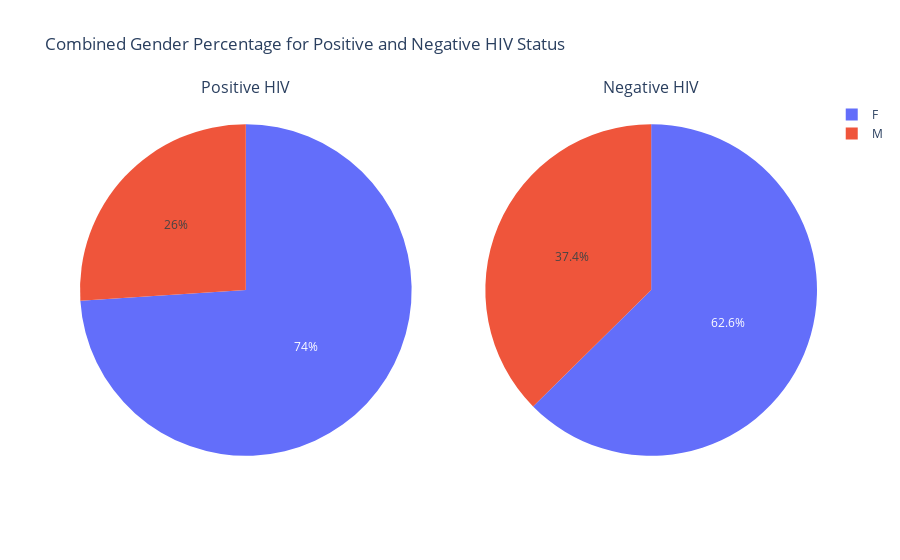

Notebook code for this chart:
### Code cell
# Create the pie chart for positive gender percentages
fig1 = px.pie(pos_gender_count, names='gender', values='percentage', title='Positive HIV')
fig1.update_traces(textposition='inside', textinfo='percent+label')

# Create the pie chart for negative gender percentages
fig2 = px.pie(neg_gender_count, names='gender', values='percentage', title='Negative HIV')
fig2.update_traces(textposition='inside', textinfo='percent+label')

# Create subplots with a 1x2 grid layout
fig = sp.make_subplots(rows=1, cols=2, subplot_titles=['Positive HIV', 'Negative HIV'], specs=[[{'type':'pie'}, {'type':'pie'}]])

# Add the pie charts to the subplots using go.Pie
fig.add_trace(go.Pie(labels=pos_gender_count['gender'], values=pos_gender_count['percentage']), row=1, col=1)
fig.add_trace(go.Pie(labels=neg_gender_count['gender'], values=neg_gender_count['percentage']), row=1, col=2)

# Set the layout for the combined display
fig.update_layout(title_text="Combined Gender Percentage for Positive and Negative HIV Status")
fig.show()

### Figure 1 — Plotly figure (JSON) as saved in the notebook; plotly's stock layout.template omitted (floating-point values rounded to 4 significant figures)
{"data": [{"domain": {"x": [0, 0.45], "y": [0, 1]}, "labels": ["F", "M"], "type": "pie", "values": [73.97, 26.03]}, {"domain": {"x": [0.55, 1], "y": [0, 1]}, "labels": ["M", "F"], "type": "pie", "values": [37.38, 62.62]}], "layout": {"annotations": [{"font": {"size": 16}, "showarrow": false, "text": "Positive HIV", "x": 0.225, "xanchor": "center", "xref": "paper", "y": 1, "yanchor": "bottom", "yref": "paper"}, {"font": {"size": 16}, "showarrow": false, "text": "Negative HIV", "x": 0.775, "xanchor": "center", "xref": "paper", "y": 1, "yanchor": "bottom", "yref": "paper"}], "title": {"text": "Combined Gender Percentage for Positive and Negative HIV Status"}}}
